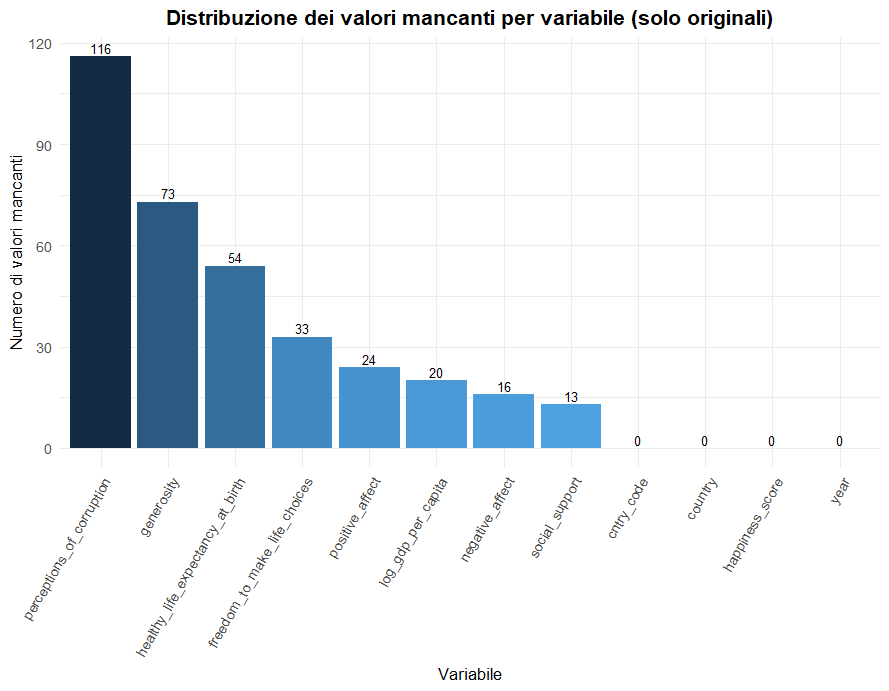

Recreate this plot in R.
# ---------------------------------------------------------
# ANALISI DEI VALORI MANCANTI NEL DATASET
# ---------------------------------------------------------

# 1. Creazione dataframe
df <- read.csv(file.choose(), header = TRUE, sep = ",")

# 2. Caricamento librerie
library(dplyr)
library(ggplot2)

# 3. Calcolo dei valori mancanti per colonna
missing_counts <- colSums(is.na(df))

# 4. Creazione del dataframe e rimozione delle colonne con "_sc"
missing_df <- data.frame(
  Variabile = names(missing_counts),
  Valori_Mancanti = missing_counts
) %>%
  filter(!grepl("_sc$", Variabile)) %>%       # <-- Esclude le colonne standardizzate
  arrange(desc(Valori_Mancanti))

# 5. Visualizzazione tabellare di controllo
print(missing_df)

# 6. Creazione del barplot
ggplot(missing_df, aes(x = reorder(Variabile, -Valori_Mancanti),
                       y = Valori_Mancanti,
                       fill = Valori_Mancanti)) +
  geom_bar(stat = "identity") +
  geom_text(aes(label = Valori_Mancanti), vjust = -0.3, size = 3.5) +
  scale_fill_gradient(low = "#56B1F7", high = "#132B43") +
  labs(title = "Distribuzione dei valori mancanti per variabile (solo originali)",
       x = "Variabile",
       y = "Numero di valori mancanti") +
  theme_minimal(base_size = 13) +
  theme(axis.text.x = element_text(angle = 60, hjust = 1),
        legend.position = "none",
        plot.title = element_text(face = "bold", hjust = 0.5))
